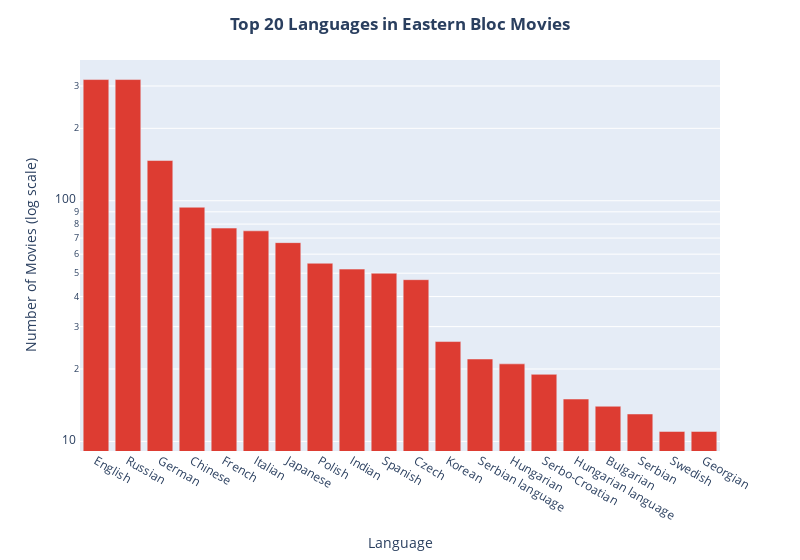

Notebook source saved alongside this figure:
### Code cell
fig = px.bar(eastern_languages_count.head(20), x='language', y='count', labels={'language':'Language', 'count':'Number of Movies (log scale)'})
fig.update_layout(title_text="Top 20 Languages in Eastern Bloc Movies", title_x=0.5, title_font_weight='bold', width=800)
fig.update_yaxes(type="log")
fig.update_traces(marker_color='#DD3C32')
fig.show()

### Figure 1 — Plotly figure (JSON) as saved in the notebook; plotly's stock layout.template omitted (floating-point values rounded to 4 significant figures)
{"data": [{"alignmentgroup": "True", "hovertemplate": "Language=%{x}<br>Number of Movies (log scale)=%{y}<extra></extra>", "legendgroup": "", "marker": {"color": "#DD3C32", "pattern": {"shape": ""}}, "name": "", "offsetgroup": "", "orientation": "v", "showlegend": false, "textposition": "auto", "type": "bar", "x": ["English", "Russian", "German", "Chinese", "French", "Italian", "Japanese", "Polish", "Indian", "Spanish", "Czech", "Korean", "Serbian language", "Hungarian", "Serbo-Croatian", "Hungarian language", "Bulgarian", "Serbian", "Swedish", "Georgian"], "xaxis": "x", "y": [319, 319, 147, 94, 77, 75, 67, 55, 52, 50, 47, 26, 22, 21, 19, 15, 14, 13, 11, 11], "yaxis": "y"}], "layout": {"barmode": "relative", "legend": {"tracegroupgap": 0}, "margin": {"t": 60}, "title": {"font": {"weight": "bold"}, "text": "Top 20 Languages in Eastern Bloc Movies", "x": 0.5}, "width": 800, "xaxis": {"anchor": "y", "domain": [0, 1], "title": {"text": "Language"}}, "yaxis": {"anchor": "x", "domain": [0, 1], "title": {"text": "Number of Movies (log scale)"}, "type": "log"}}}
